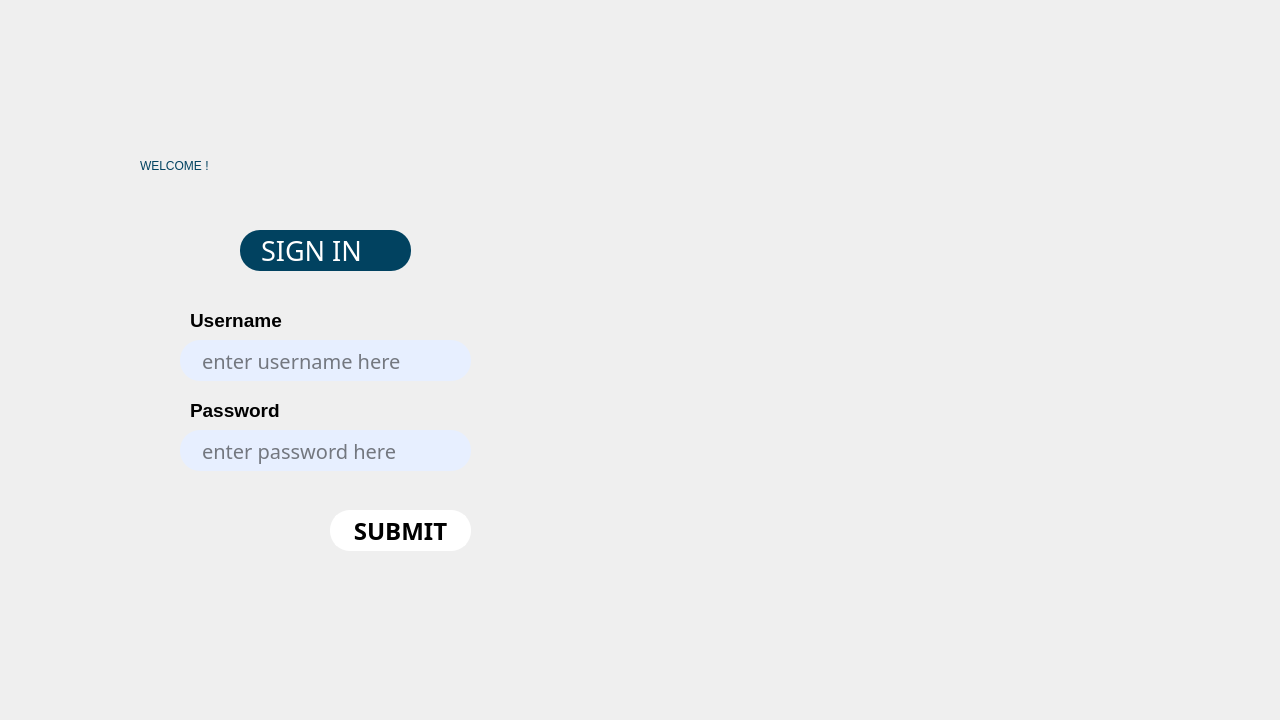
<?xml version="1.0" encoding="UTF-8"?>
<ui version="4.0">
 <class>Admin</class>
 <widget class="QDialog" name="Admin">
  <property name="enabled">
   <bool>true</bool>
  </property>
  <property name="geometry">
   <rect>
    <x>0</x>
    <y>0</y>
    <width>1280</width>
    <height>720</height>
   </rect>
  </property>
  <property name="maximumSize">
   <size>
    <width>1280</width>
    <height>720</height>
   </size>
  </property>
  <property name="font">
   <font>
    <kerning>true</kerning>
   </font>
  </property>
  <property name="windowTitle">
   <string>Admin</string>
  </property>
  <property name="styleSheet">
   <string notr="true"/>
  </property>
  <widget class="QLabel" name="labelofpic">
   <property name="geometry">
    <rect>
     <x>1</x>
     <y>0</y>
     <width>1280</width>
     <height>720</height>
    </rect>
   </property>
   <property name="maximumSize">
    <size>
     <width>1280</width>
     <height>720</height>
    </size>
   </property>
   <property name="font">
    <font>
     <pointsize>14</pointsize>
     <bold>true</bold>
     <kerning>true</kerning>
    </font>
   </property>
   <property name="styleSheet">
    <string notr="true">image: url(:/PICS/pg3.jpg);</string>
   </property>
   <property name="text">
    <string/>
   </property>
  </widget>
  <widget class="QLabel" name="label_2">
   <property name="geometry">
    <rect>
     <x>190</x>
     <y>310</y>
     <width>111</width>
     <height>20</height>
    </rect>
   </property>
   <property name="font">
    <font>
     <pointsize>14</pointsize>
     <bold>true</bold>
     <kerning>true</kerning>
    </font>
   </property>
   <property name="text">
    <string>Username</string>
   </property>
  </widget>
  <widget class="QLabel" name="label_3">
   <property name="geometry">
    <rect>
     <x>190</x>
     <y>400</y>
     <width>111</width>
     <height>20</height>
    </rect>
   </property>
   <property name="font">
    <font>
     <pointsize>14</pointsize>
     <bold>true</bold>
     <kerning>true</kerning>
    </font>
   </property>
   <property name="text">
    <string>Password</string>
   </property>
  </widget>
  <widget class="QPushButton" name="pushButton3">
   <property name="geometry">
    <rect>
     <x>330</x>
     <y>510</y>
     <width>141</width>
     <height>41</height>
    </rect>
   </property>
   <property name="font">
    <font>
     <family>Arial Black</family>
     <pointsize>18</pointsize>
     <bold>true</bold>
     <kerning>true</kerning>
    </font>
   </property>
   <property name="styleSheet">
    <string notr="true">QPushButton
{
	color: rgb(0, 0, 0);
	
	
	
	background-color: rgb(255, 255, 255);
	border-radius:20px;
	
	border: 3px solid white;

}
QPushButton:hover {
    
	
	background-color: rgb(255, 85, 0);
}</string>
   </property>
   <property name="text">
    <string>SUBMIT</string>
   </property>
  </widget>
  <widget class="QLineEdit" name="lineEdit">
   <property name="geometry">
    <rect>
     <x>180</x>
     <y>340</y>
     <width>291</width>
     <height>41</height>
    </rect>
   </property>
   <property name="font">
    <font>
     <family>Bahnschrift Light SemiCondensed</family>
     <pointsize>15</pointsize>
     <bold>false</bold>
     <kerning>true</kerning>
    </font>
   </property>
   <property name="styleSheet">
    <string notr="true">background-color: rgb(231, 239, 255);
border-radius:20px;
padding-left:20px;
padding-right:20px;
</string>
   </property>
   <property name="placeholderText">
    <string>enter username here</string>
   </property>
  </widget>
  <widget class="QLineEdit" name="lineEdit_2">
   <property name="geometry">
    <rect>
     <x>180</x>
     <y>430</y>
     <width>291</width>
     <height>41</height>
    </rect>
   </property>
   <property name="font">
    <font>
     <family>Bahnschrift Light SemiCondensed</family>
     <pointsize>15</pointsize>
     <kerning>true</kerning>
    </font>
   </property>
   <property name="styleSheet">
    <string notr="true">background-color: rgb(231, 239, 255);
border-radius:20px;
padding-left:20px;
padding-right:20px;
</string>
   </property>
   <property name="echoMode">
    <enum>QLineEdit::Password</enum>
   </property>
   <property name="placeholderText">
    <string>enter password here</string>
   </property>
  </widget>
  <widget class="QLabel" name="label">
   <property name="geometry">
    <rect>
     <x>240</x>
     <y>230</y>
     <width>171</width>
     <height>41</height>
    </rect>
   </property>
   <property name="font">
    <font>
     <family>Arial Black</family>
     <pointsize>20</pointsize>
     <italic>false</italic>
     <kerning>true</kerning>
     <fontweight>Black</fontweight>
    </font>
   </property>
   <property name="styleSheet">
    <string notr="true">color: rgb(255, 255, 255);

background-color: rgb(1, 66, 96);
border-radius:20
</string>
   </property>
   <property name="text">
    <string>   SIGN IN</string>
   </property>
  </widget>
  <widget class="QLabel" name="label_4">
   <property name="geometry">
    <rect>
     <x>140</x>
     <y>130</y>
     <width>361</width>
     <height>71</height>
    </rect>
   </property>
   <property name="styleSheet">
    <string notr="true">color:rgb(1, 66, 96);
font: 900 42pt &quot;Arial Black&quot;;</string>
   </property>
   <property name="text">
    <string>WELCOME !</string>
   </property>
  </widget>
  <zorder>labelofpic</zorder>
  <zorder>label_2</zorder>
  <zorder>label_3</zorder>
  <zorder>lineEdit</zorder>
  <zorder>lineEdit_2</zorder>
  <zorder>label</zorder>
  <zorder>label_4</zorder>
  <zorder>pushButton3</zorder>
 </widget>
 <resources/>
 <connections/>
</ui>
